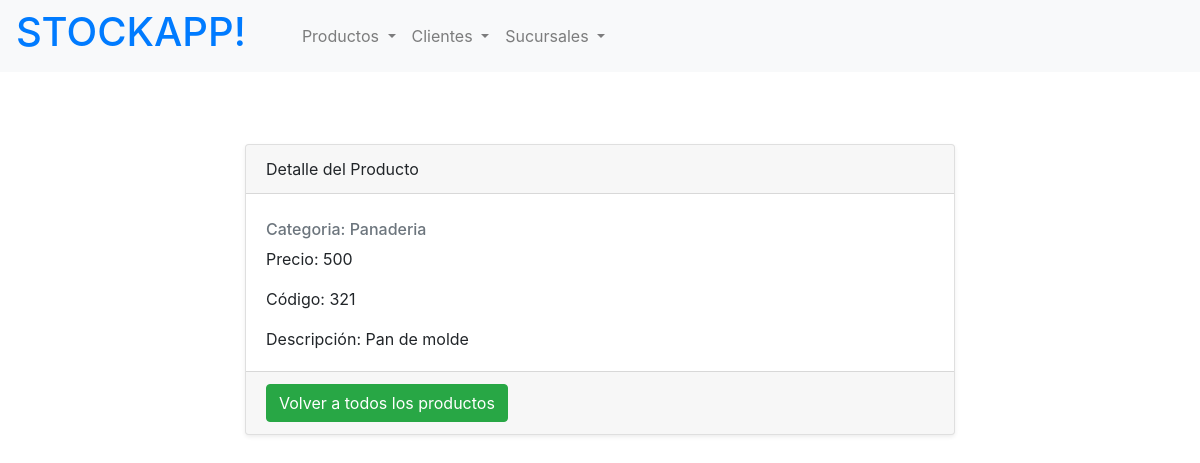
Screenshot of /stocks/producto/detail/5 with the database file from the repository.
### stocks/models.py (models this page shows, shortened)
class Producto(models.Model):
    nombre_de_producto = models.CharField(max_length=20)
    categoria = models.CharField(max_length=20)
    precio = models.CharField(max_length=20)
    codigo = models.CharField(max_length=20)
    descripcion = models.TextField(blank=True, null=True)

### stocks/views.py (the view)
# urls.py: path("producto/detail/<producto_id>", detail_product_view, name="product-detail"),
def detail_product_view(request, producto_id):
    producto = Producto.objects.get(id=producto_id)
    contexto_dict = {"producto": producto}
    return render(request, "stocks/productos/detail.html", contexto_dict)

### stocks/templates/stocks/productos/detail.html (shortened to what this page needs)
{% extends 'stocks/base.html' %}
{% block content %}
<section class="py-5">
    <div class="container">
        <div class="row">
            <div class="col-lg-8 mx-auto">
                <div class="card shadow-sm">
                    <div class="card-header">
                        Detalle del Producto
                    </div>
                    <div class="card-body">
                        <h6 class="card-subtitle mb-2 text-muted">Categoria: {{ producto.categoria }}</h6>
                        <p class="card-text">Precio: {{ producto.precio  }}</p>
                        <p class="card-text">Código: {{ producto.codigo }}</p>
                        <p class="card-text">Descripción: {{ producto.descripcion }}</p>
                    </div>
                    <div class="card-footer">
                        <a href="{% url 'product-list' %}" class="btn btn-success">Volver a todos los productos</a>
                    </div>
                </div>
            </div>
        </div>
    </div>
</section>
{% endblock %}

### rows the page displays
Producto: categoria "Panaderia", precio "500", codigo "321", descripcion "Pan de molde"
